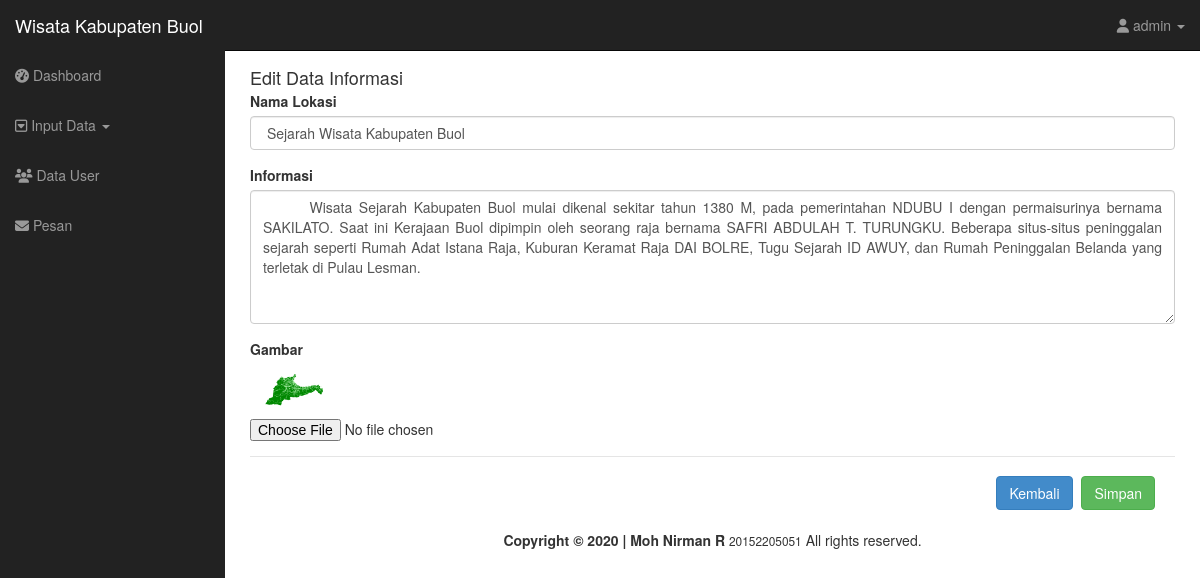
Screenshot of /admin/administrator/helper/edit_info.php?id=9 (signed in) with the database file from the repository.
### tables this page shows
CREATE TABLE `df_informasi` (
  `id_informasi` int(11) NOT NULL,
  `nm_infokasi` varchar(50) NOT NULL,
  `info_wst` longtext NOT NULL,
  `gambar` varchar(30) NOT NULL
);

### admin/administrator/helper/edit_info.php (the view, shortened to what this page needs)
<?php
include '../assets/template/header.php';
?>
<?php
include '../config/koneksi.php';
$id = $_GET['id'];
$data = mysqli_query($config, "SELECT * FROM df_informasi WHERE id_informasi='$id'");
while ($d = mysqli_fetch_array($data)) {
?>
  <h4 class="modal-title"> Edit Data Informasi</h4>
  <form action="proses_edit.php" method="POST" enctype="multipart/form-data">
    <div class="form-group">
      <label class="control-label">Nama Lokasi</label>
      <input type="text" name="nm_infokasi" class="form-control" value="<?php echo $d['nm_infokasi']; ?>" required>
    </div>
     <div class="form-group">
      <label>Informasi</label>
      <textarea name="info_wst" class="form-control" type="text" rows="6" cols="80" style="text-align: justify;" >
       <?php echo $d['info_wst']; ?>
      </textarea>
    </div>
    <div class="form-group">
      <label class="control-label" for="gambar">Gambar</label>
      <div style="padding-bottom: 5px">
        <img src="<?php echo '../assets/img/foto_wisata/' . $d['gambar']; ?>" width="80" id="pict">
      </div>
      <input type="file" name="gambar" required="">
    </div>
    <div class="modal-footer">
      <a href="../../administrator/home.php?page=berita_info" class="btn btn-primary">Kembali</a>
      <button type="submit" class="btn btn-success" name="berita_info">Simpan</button>
    </div>
  </form>
<?php
}
?>
<?php
include '../assets/template/footer.php';
?>

### admin/administrator/assets/css/sb-admin.css (style rules this page uses)
body { margin-top: 50px; }

### rows the page displays
df_informasi: nm_infokasi "Sejarah Wisata Kabupaten Buol", info_wst "Wisata Sejarah Kabupaten Buol mulai dikenal sekitar tahun 1380 M, pada pemerintahan NDUBU I dengan permaisurinya bernama SAKILATO. Saat ini Kerajaan Buol dipimpin oleh seorang raja bernama SAFRI ABDULAH T. TURUNGKU. Beberapa situs-situs peninggalan sejarah seperti Rumah Adat Istana Raja, Kuburan Keramat Raja DAI BOLRE, Tugu Sejarah ID AWUY, dan Rumah Peninggalan Belanda yang terletak di Pulau Lesman.", gambar (picture)

### other values shown
$_SESSION['username'] "admin"
